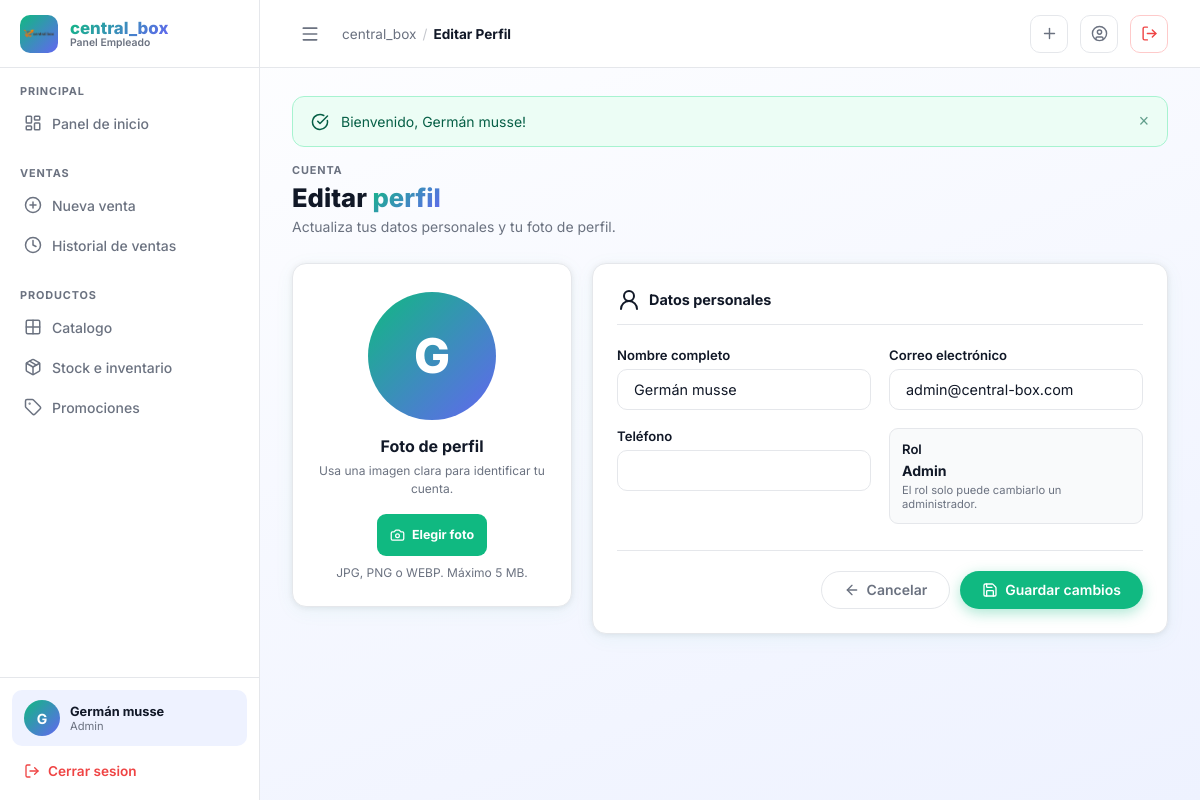
The page /public/index.php?controller=empleado&action=editarPerfil (signed in) on the database its author committed.
### tables this page shows
CREATE TABLE IF NOT EXISTS usuarios (
    id          INT UNSIGNED AUTO_INCREMENT PRIMARY KEY,
    nombre      VARCHAR(100)        NOT NULL,
    email       VARCHAR(150)        NOT NULL UNIQUE,
    password    VARCHAR(255)        NOT NULL,
    rol         ENUM('admin','vendedor','cliente') NOT NULL DEFAULT 'cliente',
    telefono    VARCHAR(20)         NULL,
    direccion   VARCHAR(200)        NULL,
    avatar      VARCHAR(255)        NULL,
    activo      TINYINT(1)          NOT NULL DEFAULT 1,
    created_at  DATETIME            NOT NULL DEFAULT CURRENT_TIMESTAMP,
    updated_at  DATETIME            NOT NULL DEFAULT CURRENT_TIMESTAMP ON UPDATE CURRENT_TIMESTAMP
);

### controllers/EmpleadoController.php (called while the page is built, shortened)
<?php
require_once MODELS_PATH . '/Usuario.php';
class EmpleadoController
{
    private Usuario   $usuarioModel;
    public function __construct()
    {
        $this->usuarioModel   = new Usuario();
    }
    public function editarPerfil(): void
    {
        $usuario = $this->usuarioModel->findById((int) $_SESSION['usuario_id']);
        $pageTitle = 'Editar Perfil';
        $perfilReturnUrl = BASE_URL . '/index.php?controller=empleado&action=perfil';
        require_once VIEWS_PATH . '/empleado/layouts/header.php';
        require_once VIEWS_PATH . '/empleado/editar_perfil.php';
        require_once VIEWS_PATH . '/empleado/layouts/footer.php';
    }
}

### public/index.php (called while the page is built, shortened)
<?php
require_once __DIR__ . '/../config/config.php';
require_once __DIR__ . '/../config/database.php';
$actionName     = $_GET['action']     ?? 'index';
$controller = new $controllerClass();
$controller->$actionName();

### models/Usuario.php (called while the page is built, shortened)
<?php
require_once __DIR__ . '/../config/database.php';
class Usuario
{
    private PDO $db;
    public function __construct()
    {
        $this->db = Database::getInstance()->getConnection();
    }
    public function findById(int $id): ?array
{
    $sql = "SELECT id, nombre, email, telefono, avatar, rol, activo
            FROM usuarios
            WHERE id = :id
            LIMIT 1";
    $stmt = $this->db->prepare($sql);
    $stmt->execute([
        ':id' => $id
    ]);
    $usuario = $stmt->fetch(PDO::FETCH_ASSOC);
    return $usuario ?: null;
}
}

### config/database.php (called while the page is built, shortened)
<?php
class Database
{
    private static ?Database $instance = null;
    private PDO $connection;
    private static string $host = '127.0.0.1';
    private static string $port = '3306';
    private static string $dbname = 'central_box';
    private static string $username = 'root';
    private static string $password = '';
    private static string $charset = 'utf8mb4';
    private function __construct()
    {
        try {
            $dsn = "mysql:host=" . self::$host . ";port=" . self::$port . ";dbname=" . self::$dbname . ";charset=" . self::$charset;
            $options = [
                PDO::ATTR_ERRMODE            => PDO::ERRMODE_EXCEPTION,
                PDO::ATTR_DEFAULT_FETCH_MODE => PDO::FETCH_ASSOC,
                PDO::ATTR_EMULATE_PREPARES   => false,
                PDO::MYSQL_ATTR_INIT_COMMAND => "SET NAMES " . self::$charset,
            ];
            $this->connection = new PDO($dsn, self::$username, self::$password, $options);
        } catch (PDOException $e) {
            die("Error de conexión a la base de datos: " . $e->getMessage());
        }
    }
    public static function getInstance(): self
    {
        if (self::$instance === null) {
            self::$instance = new self();
        }
        return self::$instance;
    }
    public function getConnection(): PDO
    {
        return $this->connection;
    }
}

### config/config.php (called while the page is built, shortened)
<?php
function isLoggedIn(): bool
{
    return isset($_SESSION['usuario_id']);
}
function getUser(): ?array
{
    return [
        'id'     => $_SESSION['usuario_id'],
        'nombre' => $_SESSION['usuario_nombre'],
        'email'  => $_SESSION['usuario_email'],
        'rol'    => $_SESSION['usuario_rol'],
        'avatar' => $_SESSION['usuario_avatar'] ?? null,
    ];
}
function getFlash(string $type): ?string
{
    $key = 'flash_' . $type;
    if (isset($_SESSION[$key])) {
        $msg = $_SESSION[$key];
        return $msg;
    }
    return null;
}
function e(?string $value): string
{
    return htmlspecialchars($value ?? '', ENT_QUOTES, 'UTF-8');
}

### views/empleado/editar_perfil.php (the view, shortened to what this page needs)
<?php
$nombre = $usuario['nombre'] ?? '';
$email = $usuario['email'] ?? '';
$telefono = $usuario['telefono'] ?? '';
$avatar = $usuario['avatar'] ?? '';
?>
<div class="emp-page-header emp-animate-in">
    <div>
        <div class="emp-nav-label" style="padding:0;margin-bottom:6px;">CUENTA</div>
        <h1 class="emp-page-title">Editar <span>perfil</span></h1>
        <p class="emp-page-subtitle">Actualiza tus datos personales y tu foto de perfil.</p>
    </div>
</div>
<div class="emp-profile-edit emp-animate-in">
    <form action="<?= BASE_URL ?>/index.php?controller=empleado&action=actualizarPerfil" method="POST" enctype="multipart/form-data">
        <div class="emp-profile-edit-grid">
            <section class="emp-profile-photo-panel">
                <div class="emp-profile-avatar-preview" id="avatarPreview">
                    <?php if ($avatar): ?>
                        <img src="<?= IMG_URL ?>/empleados/<?= e($avatar) ?>" alt="Foto de perfil">
                    <?php else: ?>
                        <?= e(strtoupper(substr($nombre, 0, 1))) ?>
                    <?php endif; ?>
                </div>
                <h2>Foto de perfil</h2>
                <p>Usa una imagen clara para identificar tu cuenta.</p>
                <label class="emp-upload-button" for="avatar">
                    <i data-lucide="camera"></i> Elegir foto
                </label>
                <small>JPG, PNG o WEBP. Máximo 5 MB.</small>
            </section>
            <section class="emp-profile-form-panel">
                <div class="emp-pos-section-title"><i data-lucide="user-round"></i> Datos personales</div>
                <div class="emp-profile-fields">
                    <div>
                        <label class="emp-label" for="nombre">Nombre completo</label>
                        <input class="emp-input" type="text" id="nombre" name="nombre" value="<?= e($nombre) ?>" minlength="3" required>
                    </div>
                    <div>
                        <label class="emp-label" for="email">Correo electrónico</label>
                        <input class="emp-input" type="email" id="email" name="email" value="<?= e($email) ?>" required>
                    </div>
                    <div>
                        <label class="emp-label" for="telefono">Teléfono</label>
                        <input class="emp-input" type="tel" id="telefono" name="telefono" value="<?= e($telefono) ?>" maxlength="20">
                    </div>
                    <div class="emp-profile-readonly">
                        <span class="emp-label">Rol</span>
                        <strong><?= e(ucfirst($usuario['rol'] ?? 'vendedor')) ?></strong>
                        <small>El rol solo puede cambiarlo un administrador.</small>
                    </div>
                </div>
                <div class="emp-profile-actions">
                    <a href="<?= e($perfilReturnUrl) ?>" class="emp-btn emp-btn-ghost"><i data-lucide="arrow-left"></i> Cancelar</a>
                    <button type="submit" class="emp-btn emp-btn-primary"><i data-lucide="save"></i> Guardar cambios</button>
                </div>
            </section>
        </div>
    </form>
</div>

### views/empleado/layouts/header.php (shortened to what this page needs)
<?php
$empUser = getUser();
$empAct  = $_GET['action']     ?? 'dashboard';
$empNavMap = [
    'dashboard'  => 'Panel',
    'catalogo'   => 'Catalogo',
    'nuevaVenta' => 'Nueva Venta',
    'stock'      => 'Inventario',
    'promociones'=> 'Promociones',
    'historial'  => 'Historial',
    'factura'    => 'Factura',
];
$empPageLabel = $empNavMap[$empAct] ?? ($pageTitle ?? 'Panel');
function empNavActive(string $action, string $current): string {
    return $action === $current ? 'active' : '';
}
?>
<!DOCTYPE html>
<html lang="es">
<head>
    <link rel="stylesheet" href="<?= STYLES_URL ?>/empleado.css">
</head>
<body class="emp-body">
<div class="emp-layout">
    <aside class="emp-sidebar" id="empSidebar">
        <a href="<?= BASE_URL ?>/index.php?controller=empleado&action=dashboard"
           class="emp-sidebar-brand">
            <div class="emp-brand-icon">
                <img src="<?= IMG_URL ?>/logo.png" alt="central_box"
                     onerror="this.style.display='none';this.nextElementSibling.style.display='flex'">
            </div>
            <div>
                <div class="emp-brand-name"><?= APP_NAME ?></div>
                <div class="emp-brand-badge">Panel Empleado</div>
            </div>
        </a>
        <nav class="emp-sidebar-nav">
            <div class="emp-nav-section">
                <div class="emp-nav-label">Principal</div>
                <a href="<?= BASE_URL ?>/index.php?controller=empleado&action=dashboard"
                   class="emp-nav-link <?= empNavActive('dashboard', $empAct) ?>">
                    <i data-lucide="layout-dashboard"></i>
                    Panel de inicio
                </a>
            </div>
            <div class="emp-nav-section">
                <div class="emp-nav-label">Ventas</div>
                <a href="<?= BASE_URL ?>/index.php?controller=empleado&action=nuevaVenta"
                   class="emp-nav-link <?= empNavActive('nuevaVenta', $empAct) ?>">
                    <i data-lucide="plus-circle"></i>
                    Nueva venta
                </a>
                <a href="<?= BASE_URL ?>/index.php?controller=empleado&action=historial"
                   class="emp-nav-link <?= empNavActive('historial', $empAct) ?>">
                    <i data-lucide="clock"></i>
                    Historial de ventas
                </a>
            </div>
            <div class="emp-nav-section">
                <div class="emp-nav-label">Productos</div>
                <a href="<?= BASE_URL ?>/index.php?controller=empleado&action=catalogo"
                   class="emp-nav-link <?= empNavActive('catalogo', $empAct) ?>">
                    <i data-lucide="grid-2x2"></i>
                    Catalogo
                </a>
                <a href="<?= BASE_URL ?>/index.php?controller=empleado&action=stock"
                   class="emp-nav-link <?= empNavActive('stock', $empAct) ?>">
                    <i data-lucide="package"></i>
                    Stock e inventario
                </a>
                <a href="<?= BASE_URL ?>/index.php?controller=empleado&action=promociones"
                   class="emp-nav-link <?= empNavActive('promociones', $empAct) ?>">
                    <i data-lucide="tag"></i>
                    Promociones
                </a>
            </div>
        </nav>
        <div class="emp-sidebar-footer">
            <div class="emp-sidebar-user">
                <div class="emp-user-avatar">
                    <?php if (!empty($empUser['avatar'])): ?>
                        <img src="<?= IMG_URL ?>/empleados/<?= e($empUser['avatar']) ?>" alt="Foto de perfil">
                    <?php else: ?>
                        <?= strtoupper(substr($empUser['nombre'] ?? 'E', 0, 1)) ?>
                    <?php endif; ?>
                </div>
                <div class="emp-user-info">
                    <span class="emp-user-name"><?= e($empUser['nombre'] ?? 'Empleado') ?></span>
                    <span class="emp-user-role"><?= ucfirst(e($empUser['rol'] ?? 'vendedor')) ?></span>
                </div>
            </div>
            <a href="<?= BASE_URL ?>/index.php?controller=auth&action=logout" class="emp-logout-btn">
                <i data-lucide="log-out"></i>
                Cerrar sesion
            </a>
        </div>
    </aside>
    <div class="emp-main" id="empMain">
        <header class="emp-header" id="empHeader">
            <div class="emp-header-left">
                <button class="emp-header-toggle" id="empToggle">
                    <i data-lucide="menu"></i>
                </button>
                <div class="emp-breadcrumb">
                    <span><?= APP_NAME ?></span>
                    <span class="emp-breadcrumb-sep">/</span>
                    <strong><?= e($empPageLabel) ?></strong>
                </div>
            </div>
            <div class="emp-header-right">
                <a href="<?= BASE_URL ?>/index.php?controller=empleado&action=nuevaVenta"
                   class="emp-header-btn" title="Nueva venta">
                    <i data-lucide="plus"></i>
                </a>
                <a href="<?= BASE_URL ?>/index.php?controller=empleado&action=perfil"
                   class="emp-header-btn" title="Mi perfil">
                    <i data-lucide="user-circle"></i>
                </a>
                <a href="<?= BASE_URL ?>/index.php?controller=auth&action=logout"
                   class="emp-header-btn" title="Cerrar sesion"
                   style="color:#EF4444;border-color:#FECACA;">
                    <i data-lucide="log-out"></i>
                </a>
            </div>
        </header>
        <main class="emp-content">
            <?php
            $fs = getFlash('success');
            ?>
            <?php if ($fs): ?>
                <div class="emp-alert emp-alert-success emp-animate-in">
                    <i data-lucide="check-circle"></i>
                    <span><?= e($fs) ?></span>
                    <button class="emp-alert-close" onclick="this.parentElement.remove()">×</button>
                </div>
            <?php endif; ?>

### views/empleado/editar_perfil.php (style rules this page uses)
.emp-profile-edit { max-width: 980px; margin: 0 auto; }
.emp-profile-edit-grid { display: grid; grid-template-columns: 280px 1fr; gap: 20px; align-items: start; }
.emp-profile-photo-panel, .emp-profile-form-panel { background: #fff; border: 1px solid var(--emp-border); border-radius: var(--emp-radius); box-shadow: var(--emp-shadow); padding: 24px; }
.emp-profile-photo-panel { text-align: center; }
.emp-profile-avatar-preview { width: 128px; height: 128px; margin: 4px auto 16px; border-radius: 50%; display: flex; align-items: center; justify-content: center; overflow: hidden; background: var(--emp-gradient); color: #fff; font-size: 3rem; font-weight: 800; }
.emp-profile-photo-panel h2 { font-size: 1rem; margin-bottom: 6px; }
.emp-profile-photo-panel p, .emp-profile-photo-panel small { display: block; color: var(--emp-text-sec); font-size: .75rem; line-height: 1.5; }
.emp-upload-button { display: inline-flex; align-items: center; gap: 7px; margin: 16px 0 8px; padding: 9px 13px; border-radius: 9px; color: #fff; background: var(--emp-primary); font-size: .78rem; font-weight: 700; cursor: pointer; }
.emp-upload-button svg { width: 15px; }
.emp-profile-form-panel .emp-pos-section-title { margin-bottom: 22px; }
.emp-profile-fields { display: grid; grid-template-columns: 1fr 1fr; gap: 18px; }
.emp-profile-fields > div { min-width: 0; }
.emp-profile-readonly { display: flex; flex-direction: column; justify-content: center; padding: 12px; border: 1px solid var(--emp-border); border-radius: 9px; background: #F9FAFB; }
.emp-profile-readonly .emp-label { margin-bottom: 5px; }
.emp-profile-readonly strong { font-size: .88rem; }
.emp-profile-readonly small { color: var(--emp-text-sec); font-size: .7rem; margin-top: 4px; }
.emp-profile-actions { display: flex; justify-content: flex-end; gap: 10px; margin-top: 26px; padding-top: 20px; border-top: 1px solid var(--emp-border); }

### rows shown on the page
usuarios: nombre "G", nombre "Germán musse", rol "Admin", email "admin@central-box.com"

### other values the page prints
APP_NAME "central_box"
$empPageLabel "Editar Perfil"
$fs "Bienvenido, Germán musse!"
